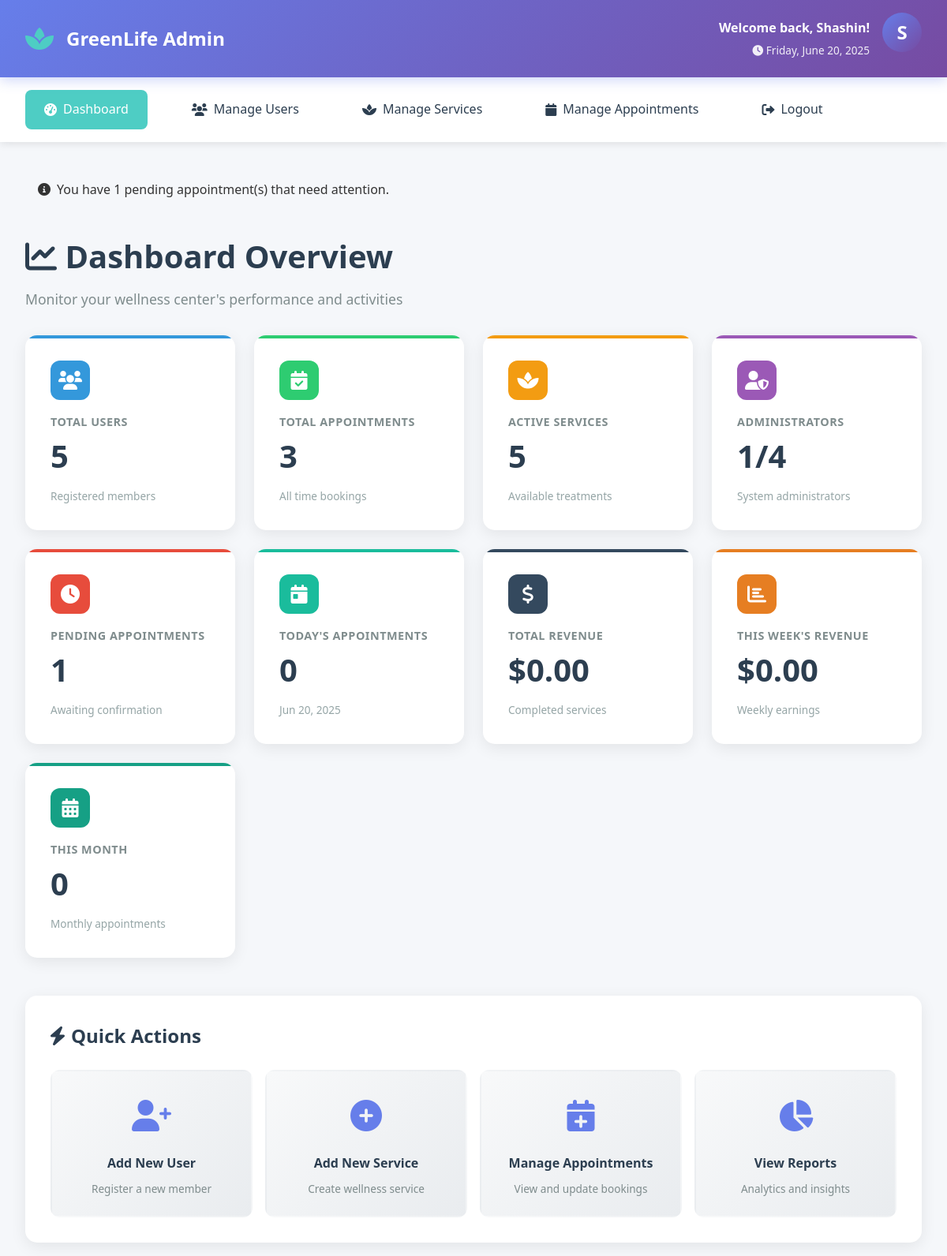
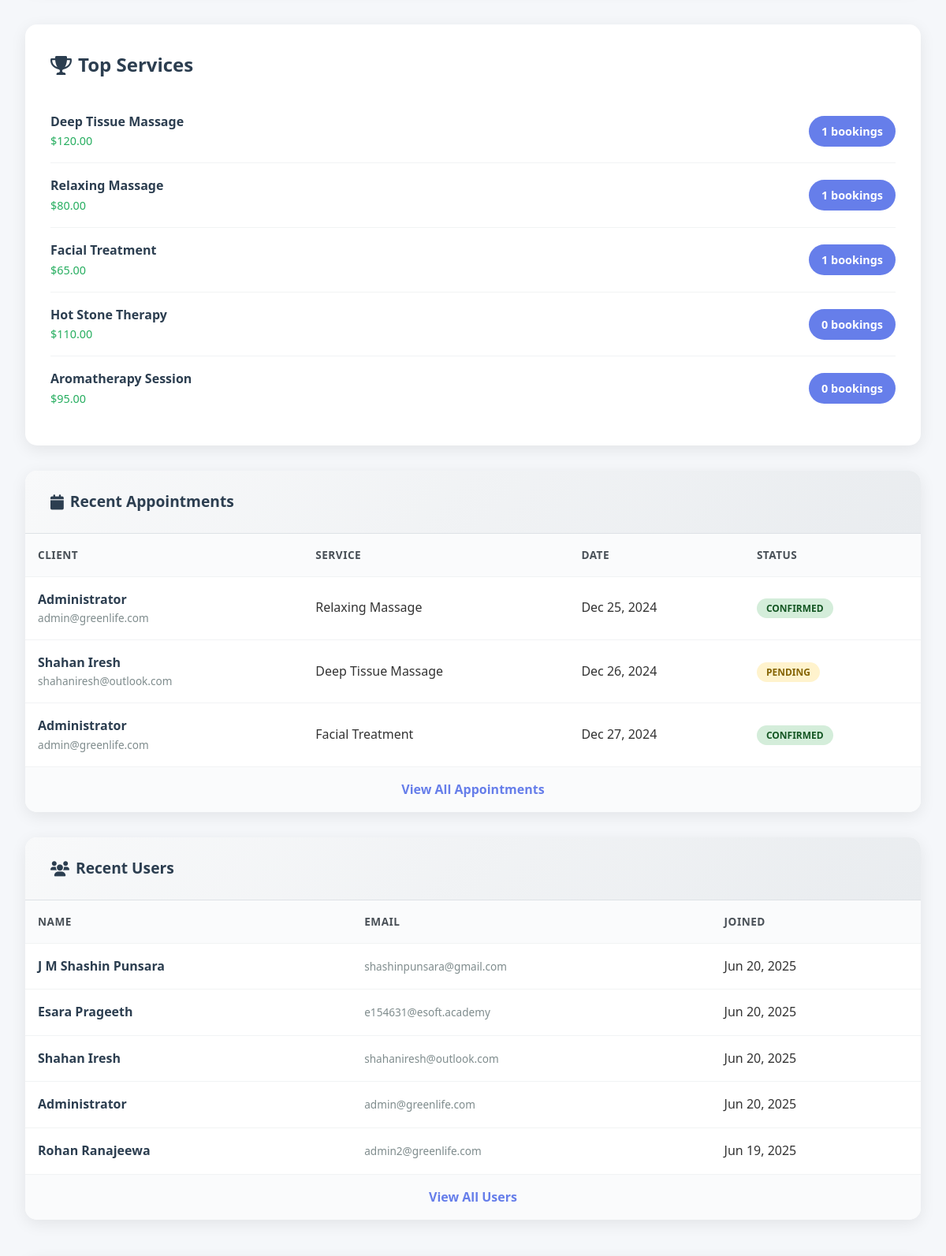
Page /admin/dashboard.php (signed in, upper part) on the committed database (2 pictures, top to bottom).
### tables this page shows
CREATE TABLE IF NOT EXISTS appointments (
    id INT AUTO_INCREMENT PRIMARY KEY,
    user_id INT NOT NULL,
    service_id INT,
    appointment_date DATE NOT NULL,
    appointment_time TIME NOT NULL,
    notes TEXT,
    status ENUM('pending', 'confirmed', 'completed', 'cancelled') DEFAULT 'pending',
    created_at TIMESTAMP DEFAULT CURRENT_TIMESTAMP,
    updated_at TIMESTAMP DEFAULT CURRENT_TIMESTAMP ON UPDATE CURRENT_TIMESTAMP,
    FOREIGN KEY (user_id) REFERENCES users(id) ON DELETE CASCADE,
    FOREIGN KEY (service_id) REFERENCES services(id) ON DELETE SET NULL
);

CREATE TABLE `users` (
  `id` int(11) NOT NULL AUTO_INCREMENT,
  `username` varchar(50) NOT NULL,
  `email` varchar(100) NOT NULL,
  `password` varchar(255) NOT NULL,
  `first_name` varchar(50) NOT NULL,
  `last_name` varchar(50) NOT NULL,
  `phone` varchar(20) DEFAULT NULL,
  `role` enum('customer','admin','therapist') DEFAULT 'customer',
  `created_at` timestamp NOT NULL DEFAULT current_timestamp(),
  `updated_at` timestamp NOT NULL DEFAULT current_timestamp() ON UPDATE current_timestamp(),
  `address` text DEFAULT NULL,
  `date_of_birth` date DEFAULT NULL,
  `gender` enum('male','female','other','prefer_not_to_say') DEFAULT NULL,
  PRIMARY KEY (`id`),
  UNIQUE KEY `username` (`username`),
  UNIQUE KEY `email` (`email`)
);

CREATE TABLE IF NOT EXISTS services (
    id INT AUTO_INCREMENT PRIMARY KEY,
    name VARCHAR(100) NOT NULL,
    description TEXT,
    duration INT NOT NULL,
    price DECIMAL(10,2) NOT NULL,
    created_at TIMESTAMP DEFAULT CURRENT_TIMESTAMP,
    updated_at TIMESTAMP DEFAULT CURRENT_TIMESTAMP ON UPDATE CURRENT_TIMESTAMP
);

### admin/dashboard.php (the view, shortened to what the rows shown need)
<?php
require_once(__DIR__ . '/../config/database.php');
try {
    $stmt = $pdo->prepare("
        SELECT a.*, u.first_name, u.last_name, u.email, s.name as service_name, s.price
        FROM appointments a
        JOIN users u ON a.user_id = u.id
        LEFT JOIN services s ON a.service_id = s.id
        ORDER BY a.created_at DESC
        LIMIT 8
    ");
    $stmt->execute();
    $recent_appointments = $stmt->fetchAll(PDO::FETCH_ASSOC);
    $stmt = $pdo->prepare("
        SELECT id, first_name, last_name, email, created_at
        FROM users
        ORDER BY created_at DESC
        LIMIT 8
    ");
    $stmt->execute();
    $recent_users = $stmt->fetchAll(PDO::FETCH_ASSOC);
    $stmt = $pdo->prepare("
        SELECT s.name, COUNT(a.id) as booking_count, s.price
        FROM services s
        LEFT JOIN appointments a ON s.id = a.service_id
        GROUP BY s.id, s.name, s.price
        ORDER BY booking_count DESC
        LIMIT 5
    ");
    $stmt->execute();
    $top_services = $stmt->fetchAll(PDO::FETCH_ASSOC);
} catch (PDOException $e) {
    $error_message = "Error fetching dashboard data.";
    error_log("Dashboard error: " . $e->getMessage());
    $total_users = 0;
    $total_appointments = 0;
    $total_services = 0;
    $total_admins = 0;
    $pending_appointments = 0;
    $today_appointments = 0;
    $total_revenue = 0;
    $week_revenue = 0;
    $month_appointments = 0;
    $recent_appointments = [];
    $recent_users = [];
    $admin_list = [];
    $top_services = [];
    $weekly_stats = [];
}
?>
<!DOCTYPE html>
<html lang="en">
<head>
    <link href="https://cdnjs.cloudflare.com/ajax/libs/font-awesome/6.0.0/css/all.min.css" rel="stylesheet">
</head>
<body>
    <header class="admin-header">
        <div class="header-container">
            <div class="logo">
                <h1>GreenLife Admin</h1>
            </div>
        </div>
    </header>
    <main class="main-content">
        <div class="dashboard-header">
            <h1 class="dashboard-title"><i class="fas fa-chart-line"></i> Dashboard Overview</h1>
        </div>
        <div class="quick-actions">
            <h2 class="section-title"><i class="fas fa-bolt"></i> Quick Actions</h2>
        </div>
        <?php if (!empty($top_services)): ?>
        <div class="services-chart">
            <h2 class="section-title"><i class="fas fa-trophy"></i> Top Services</h2>
        </div>
        <?php endif; ?>
        <div class="dashboard-tables">
            <div class="table-section">
                <?php if (!empty($recent_appointments)): ?>
                    <table class="data-table">
                        <thead>
                            <tr>
                                <th>Client</th>
                                <th>Service</th>
                                <th>Date</th>
                                <th>Status</th>
                            </tr>
                        </thead>
                        <tbody>
                            <?php foreach ($recent_appointments as $appointment): ?>
                                <tr>
                                    <td>
                                        <div class="appointment-info">
                                            <div class="appointment-client"><?php echo htmlspecialchars($appointment['first_name'] . ' ' . $appointment['last_name']); ?></div>
                                            <div class="appointment-service"><?php echo htmlspecialchars($appointment['email']); ?></div>
                                        </div>
                                    </td>
                                    <td><?php echo htmlspecialchars($appointment['service_name'] ?: 'N/A'); ?></td>
                                    <td><?php echo date('M j, Y', strtotime($appointment['appointment_date'])); ?></td>
                                    <td>
                                        <span class="status status-<?php echo $appointment['status']; ?>">
                                            <?php echo ucfirst($appointment['status']); ?>
                                        </span>
                                    </td>
                                </tr>
                            <?php endforeach; ?>
                        </tbody>
                    </table>
                <?php else: ?>
                    <div class="text-center mb-3">
                        <p class="text-muted">No recent appointments found.</p>
                    </div>
                <?php endif; ?>
            </div>
            <div class="table-section">
                <?php if (!empty($recent_users)): ?>
                    <table class="data-table">
                        <thead>
                            <tr>
                                <th>Name</th>
                                <th>Email</th>
                                <th>Joined</th>
                            </tr>
                        </thead>
                        <tbody>
                            <?php foreach ($recent_users as $user): ?>
                                <tr>
                                    <td>
                                        <div class="user-info">
                                            <div class="user-name"><?php echo htmlspecialchars($user['first_name'] . ' ' . $user['last_name']); ?></div>
                                        </div>
                                    </td>
                                    <td>
                                        <div class="user-email"><?php echo htmlspecialchars($user['email']); ?></div>
                                    </td>
                                    <td><?php echo date('M j, Y', strtotime($user['created_at'])); ?></td>
                                </tr>
                            <?php endforeach; ?>
                        </tbody>
                    </table>
                <?php else: ?>
                    <div class="text-center mb-3">
                        <p class="text-muted">No users found.</p>
                    </div>
                <?php endif; ?>
            </div>
        </div>
    </main>
</body>
</html>

### rows in the picture
appointments: user.last_name "Administrator", user.email "admin@greenlife.com", service.name "Relaxing Massage", appointment_date "Dec 25, 2024", status "CONFIRMED"
appointments: user.last_name "Shahan Iresh", user.email "shahaniresh@outlook.com", service.name "Deep Tissue Massage", appointment_date "Dec 26, 2024", status "PENDING"
appointments: user.last_name "Administrator", user.email "admin@greenlife.com", service.name "Facial Treatment", appointment_date "Dec 27, 2024", status "CONFIRMED"
users: first_name+last_name "J M Shashin Punsara", email "shashinpunsara@gmail.com", created_at "Jun 20, 2025"
users: first_name+last_name "Esara Prageeth", email "e154631@esoft.academy", created_at "Jun 20, 2025"
users: first_name+last_name "Shahan Iresh", email "shahaniresh@outlook.com", created_at "Jun 20, 2025"
users: first_name+last_name "Administrator", email "admin@greenlife.com", created_at "Jun 20, 2025"
users: first_name+last_name "Rohan Ranajeewa", email "admin2@greenlife.com", created_at "Jun 19, 2025"

### other values in the picture
$_SESSION['admin_first_name'] "Shashin"
substr($_SESSION['admin_first_name'] ?? 'A', 0, 1) "S"
$total_users "5"
$total_appointments "3"
$total_services "5"
$total_admins "1"
$pending_appointments "1"
$today_appointments "0"
$total_revenue "0.00"
$week_revenue "0.00"
$month_appointments "0"
$service['name'] "Deep Tissue Massage"
$service['price'] "120.00"
$service['booking_count'] "1"
$service['name'] "Relaxing Massage"
